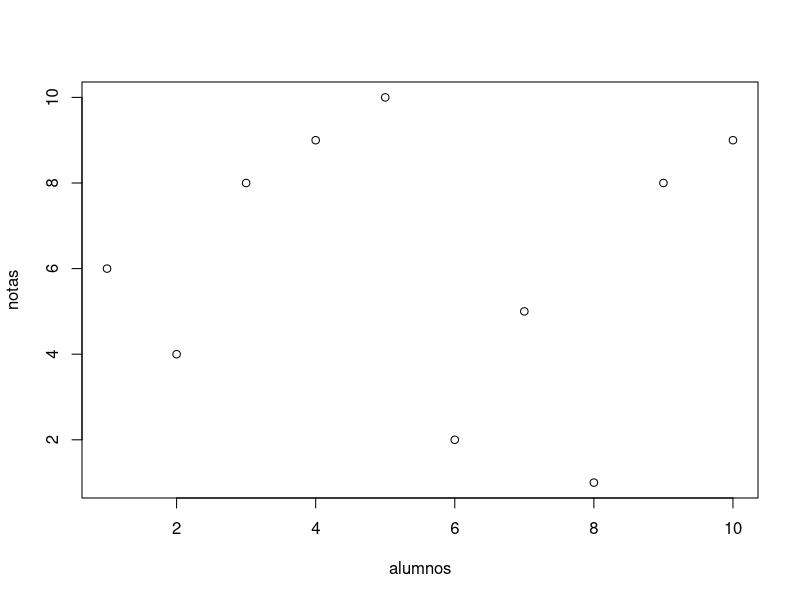
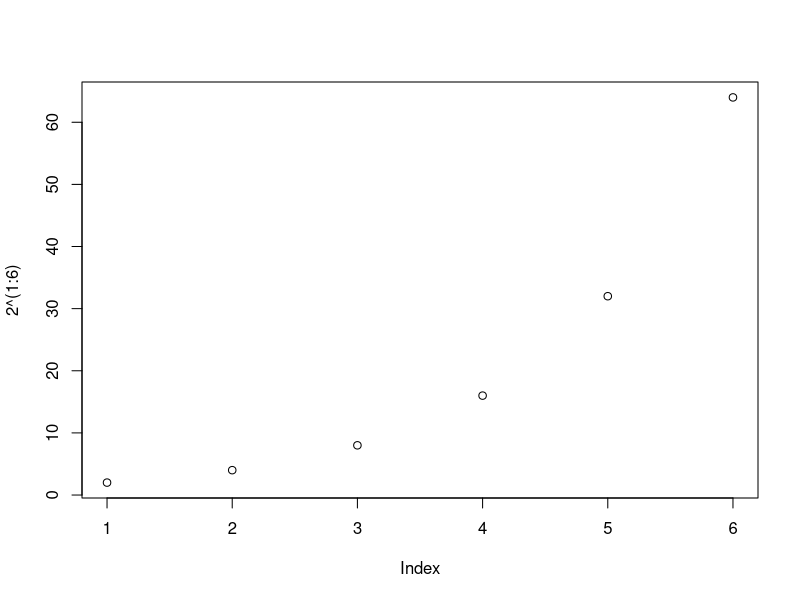
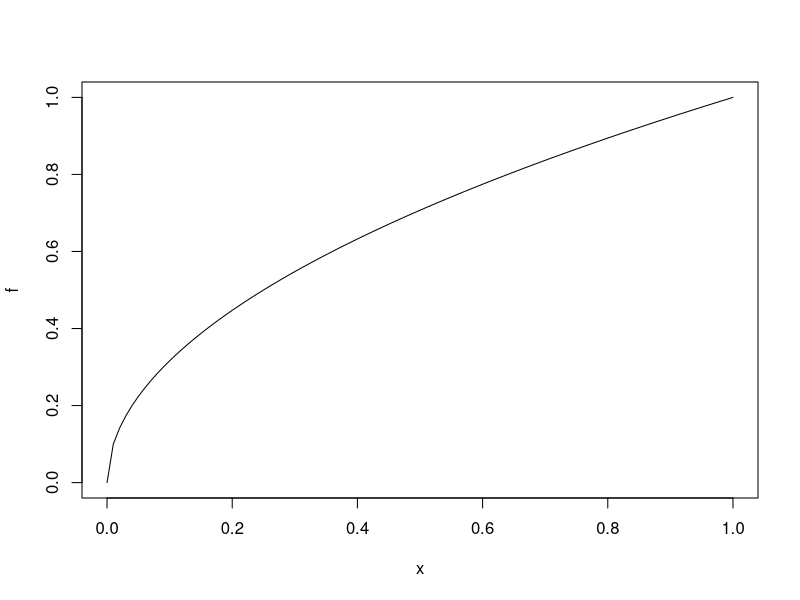
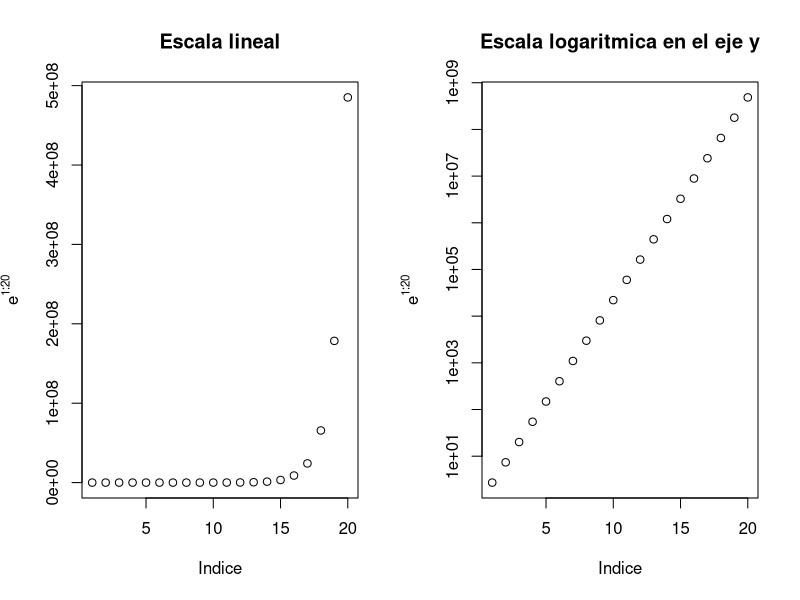
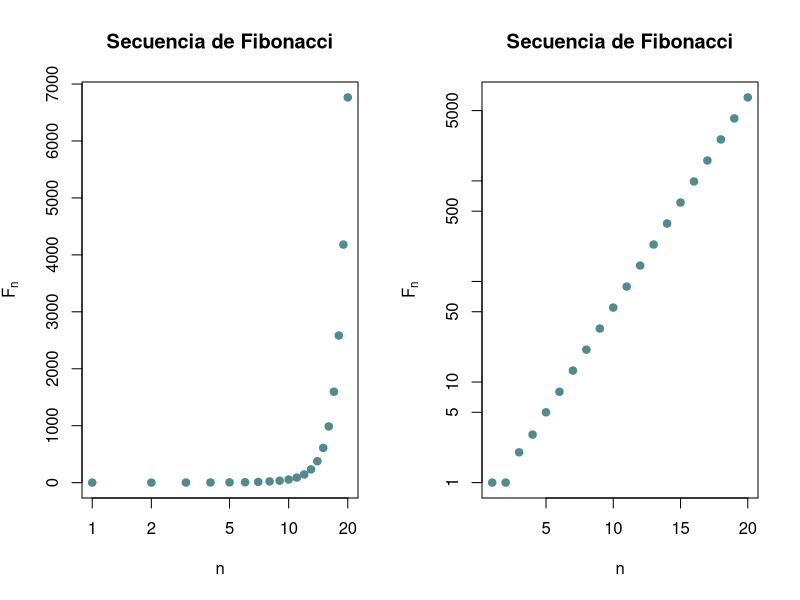
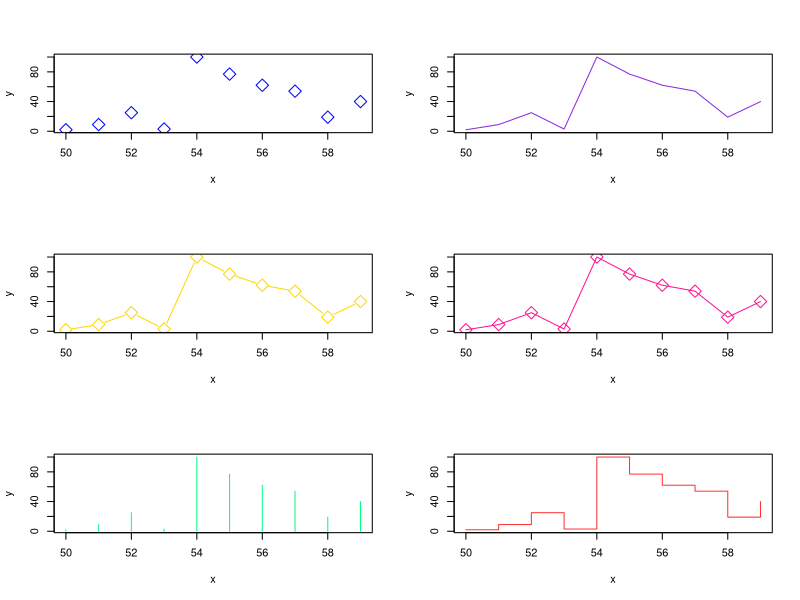
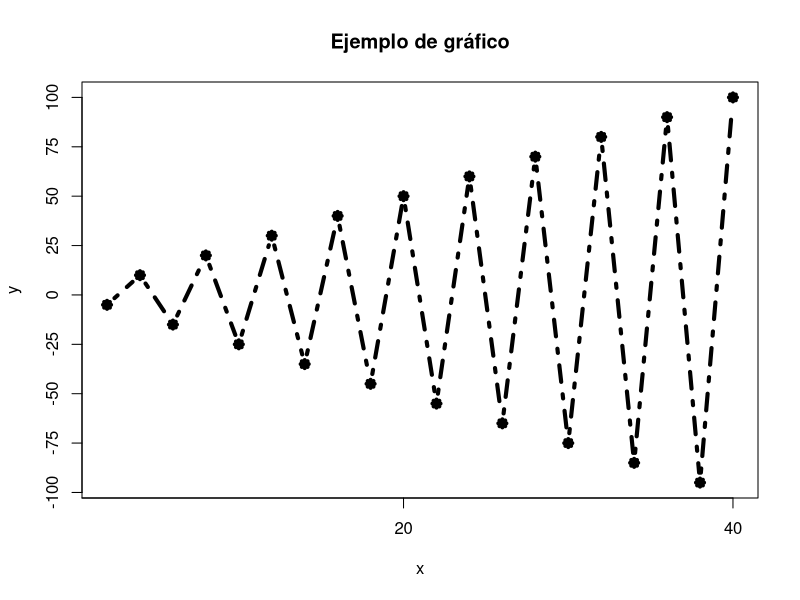
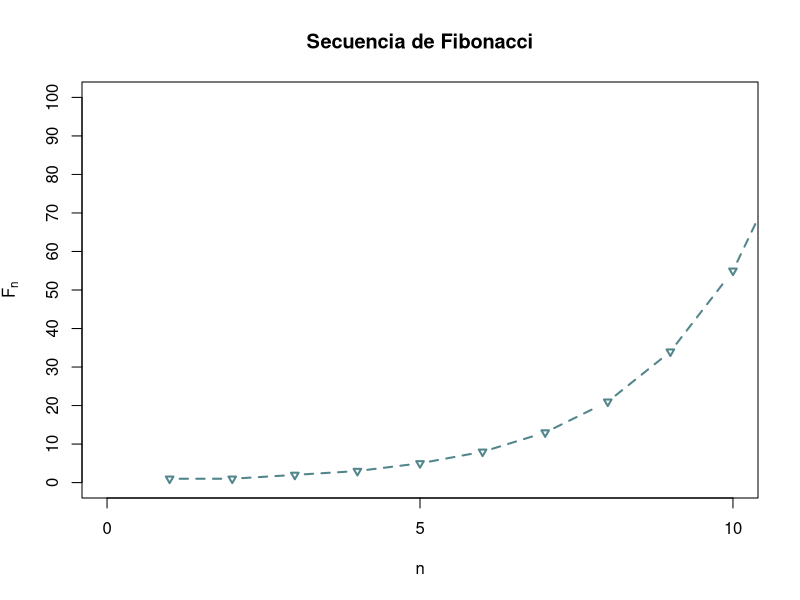

Here is the R script that generated these plots, in order: (Note: this script raises an error after producing the figures.)
## ---- chunk 1
knitr::opts_chunk$set(echo = TRUE)
## ---- chunk 2
alumnos = c(1:10)
notas = c(6,4,8,9,10,2,5,1,8,9)
plot(alumnos, notas)
## ---- chunk 3
plot(2^(1:6))
## ---- chunk 4
f <- function(x){ sqrt(x) }
plot(f)
## ---- chunk 5
par(mfrow = c(1,2))
plot = plot(exp(1:20), xlab = "Indice", ylab = expression(e^{1:20}), 
            main = "Escala lineal")
plotLog = plot(exp(1:20), log = "y", xlab = "Indice", 
               ylab = expression(e^{1:20}), 
               main = "Escala logaritmica en el eje y")
## ---- chunk 6
n = 1:20
f = 1/sqrt(5) * ((1+sqrt(5))/2)^n - 1/sqrt(5) * ((1 - sqrt(5))/2)^n
par(mfrow = c(1,2))
plot(f, xlab = "n", ylab = expression(F[n]), 
     main = "Secuencia de Fibonacci", pch = 20, 
     cex = 1.5, col = "darkslategray4", log = "x")
plot(f, xlab = "n", ylab = expression(F[n]), 
     main = "Secuencia de Fibonacci", pch = 20, 
     cex = 1.5, col = "darkslategray4", log = "y")
## ---- chunk 7
par(mfrow = c(3,2))
x = c(50:59)
y = c(2,9,25,3,100,77,62,54,19,40)
plot(x,y, pch = 23, cex = 2, col = "blue", type = "p")
plot(x,y, pch = 23, cex = 2, col = "blueviolet", type = "l")
plot(x,y, pch = 23, cex = 2, col = "gold", type = "b")
plot(x,y, pch = 23, cex = 2, col = "deeppink", type = "o")
plot(x,y, pch = 23, cex = 2, col = "springgreen", type = "h")
plot(x,y, pch = 23, cex = 2, col = "firebrick1", type = "s")
par(mfrow = c(1,1))
## ---- chunk 8
x = (2*(1:20))
y = (-1)^(1:20)*5*(1:20)
plot(x,y, main = "Ejemplo de gráfico", pch = 8, 
     cex = 0.75, type = "b", lty = 4, lwd = 4, 
     xaxp = c(0,40,2), yaxp = c(-100,100, 8))
## ---- chunk 9
plot(f, xlab = "n", ylab = expression(F[n]), main = "Secuencia de Fibonacci", 
     pch = 6, cex = 0.75, col = "cadetblue4", lty = 2, lwd = 2, 
     xlim = c(0,10), ylim = c(0,100), xaxp = c(0,10,2), yaxp = c(0,100,10),
     type = "b")
## ---- chunk 10
f = function(x){x^2}
plot(f, xlim = c(-3,3), col = "blue", xlab = "x", ylab = expression(x^2))
points(-3:3, (-3:3)^2, col = "forestgreen", pch = 5)
abline(v = -3:3, h = 0:9, col = "gray", lty = 2)
## ---- chunk 11
plot(alumnos, notas, ylim = c(0,10), main = "Notas de alumnos", col = "blue")
abline(v = 1:10, h = 0:10, col = "gray", lty =2)
text(alumnos, 
     notas, 
     labels = c("A","B","C","D","E","F","G","H","I","J"),
     pos = c(rep(3,times = 4), 1, rep(3,times = 5)))
## ---- chunk 12
plot(f, col = "blue4", xlim = c(-3,3), ylim = c(-10,10))
points(-3:3, (-3:3)^2, pch = 19, col = "purple4")
lines(-3:3, (-3:3)^2, lty = "dashed", col = "red", lwd = 1.5)
curve(x^3, add = TRUE,  lty = "dashed", col = "orange")
## ---- chunk 13
x = seq(-2*pi,2*pi, 0.1)
plot(x, sin(x), col = "skyblue3", type = "l", lwd = 2)
lines(x, cos(x), col = "yellow3", lwd = 2)
lines(x, tan(x), col = "olivedrab3", lwd = 2)
legend("bottomleft", col = c("skyblue3", "yellow3", "olivedrab3"), legend = c("Seno", "Coseno", "Tangente"), lwd = 3, bty = "l")
## ---- chunk 14
x = c(5*(1:10))
plot(x, c(exp(-x)+(-1)^x + x/2*sin(x)^2), xlab = "",
     ylab = "", main = "Grafico con varios elementos")
segments(10,0,40,0, col = "red", lwd = 4)
arrows(10,0,40,-10, col = "blue", length = 0.5, angle = 5, code = 3)
symbols()
